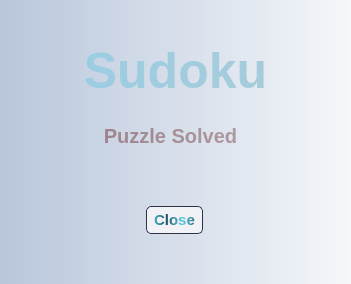
<?xml version="1.0" encoding="UTF-8"?>
<ui version="4.0">
 <class>SolvedPuzzle</class>
 <widget class="QDialog" name="SolvedPuzzle">
  <property name="sizePolicy">
   <sizepolicy hsizetype="Fixed" vsizetype="Fixed">
    <horstretch>0</horstretch>
    <verstretch>0</verstretch>
   </sizepolicy>
  </property>
  <property name="minimumSize">
   <size>
    <width>351</width>
    <height>284</height>
   </size>
  </property>
  <property name="maximumSize">
   <size>
    <width>351</width>
    <height>284</height>
   </size>
  </property>
  <property name="baseSize">
   <size>
    <width>351</width>
    <height>284</height>
   </size>
  </property>
  <property name="windowTitle">
   <string>Sudoku</string>
  </property>
  <property name="autoFillBackground">
   <bool>false</bool>
  </property>
  <property name="styleSheet">
   <string notr="true">background-color: qlineargradient(spread:pad, x1:0, y1:0, x2:1, y2:0, stop:0 rgba(184, 198, 219, 255), stop:1 rgba(245, 247, 250, 255));</string>
  </property>
  <widget class="QDialogButtonBox" name="buttonBox">
   <property name="geometry">
    <rect>
     <x>130</x>
     <y>200</y>
     <width>81</width>
     <height>41</height>
    </rect>
   </property>
   <property name="styleSheet">
    <string notr="true">QPushButton {
padding: 4 7px;
margin: 4 8px;
background: #f1f2f6;
border: 1px solid #2f3542;
border-radius: 5px;
color: qlineargradient(spread:reflect, x1:0.7, y1:0.3, x2:0.3, y2:0.3, stop:0 rgba(91, 204, 233, 255), stop:1 rgba(32, 80, 96, 255));
font: bold 15px;
}
QPushButton:pressed {
    background-color: qlineargradient(x1: 0, y1: 0, x2: 0, y2: 1,
                                      stop: 0 #dadbde, stop: 1 #f6f7fa);
}</string>
   </property>
   <property name="orientation">
    <enum>Qt::Horizontal</enum>
   </property>
   <property name="standardButtons">
    <set>QDialogButtonBox::Close</set>
   </property>
  </widget>
  <widget class="QLabel" name="label">
   <property name="geometry">
    <rect>
     <x>60</x>
     <y>30</y>
     <width>231</width>
     <height>81</height>
    </rect>
   </property>
   <property name="autoFillBackground">
    <bool>false</bool>
   </property>
   <property name="styleSheet">
    <string notr="true">color: qlineargradient(spread:reflect, x1:0.5, y1:0, x2:0, y2:0, stop:0 rgba(91, 204, 233, 100), stop:1 rgba(32, 80, 96, 100));
font: bold 50px;
background-color: rgba(0, 0, 0, 0);
</string>
   </property>
   <property name="text">
    <string>Sudoku</string>
   </property>
   <property name="alignment">
    <set>Qt::AlignCenter</set>
   </property>
  </widget>
  <widget class="QLabel" name="level">
   <property name="geometry">
    <rect>
     <x>70</x>
     <y>110</y>
     <width>201</width>
     <height>51</height>
    </rect>
   </property>
   <property name="styleSheet">
    <string notr="true">color: qlineargradient(spread:reflect, x1:0.5, y1:0, x2:0, y2:0, stop:0 rgba(90, 0, 0, 100), stop:1 rgba(100, 100, 100, 100));
font: bold 20px;
background-color: rgba(0, 0, 0, 0);</string>
   </property>
   <property name="text">
    <string>Puzzle Solved</string>
   </property>
   <property name="alignment">
    <set>Qt::AlignCenter</set>
   </property>
  </widget>
 </widget>
 <resources/>
 <connections>
  <connection>
   <sender>buttonBox</sender>
   <signal>accepted()</signal>
   <receiver>SolvedPuzzle</receiver>
   <slot>accept()</slot>
   <hints>
    <hint type="sourcelabel">
     <x>248</x>
     <y>254</y>
    </hint>
    <hint type="destinationlabel">
     <x>157</x>
     <y>274</y>
    </hint>
   </hints>
  </connection>
  <connection>
   <sender>buttonBox</sender>
   <signal>rejected()</signal>
   <receiver>SolvedPuzzle</receiver>
   <slot>reject()</slot>
   <hints>
    <hint type="sourcelabel">
     <x>316</x>
     <y>260</y>
    </hint>
    <hint type="destinationlabel">
     <x>286</x>
     <y>274</y>
    </hint>
   </hints>
  </connection>
 </connections>
</ui>
